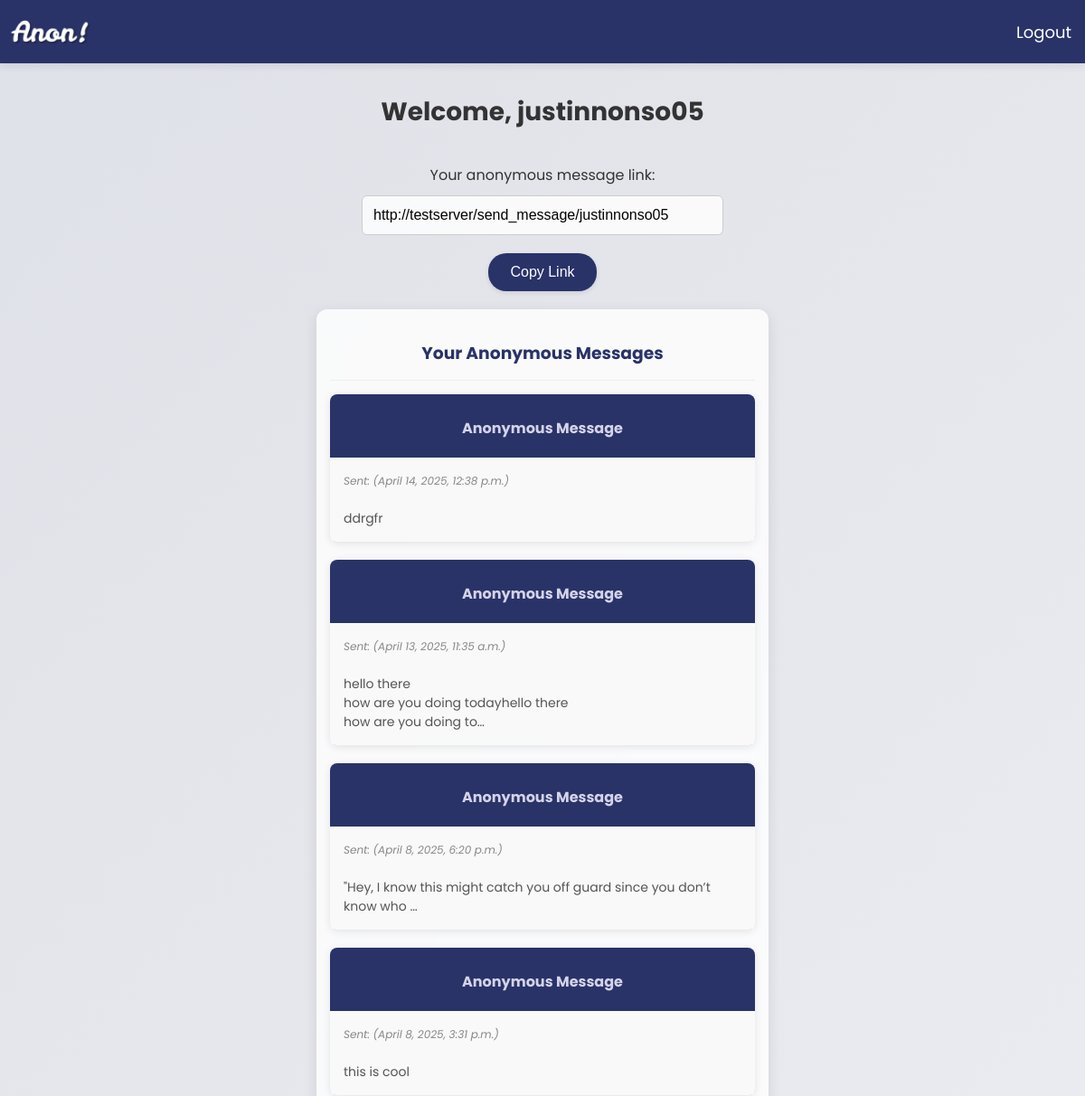
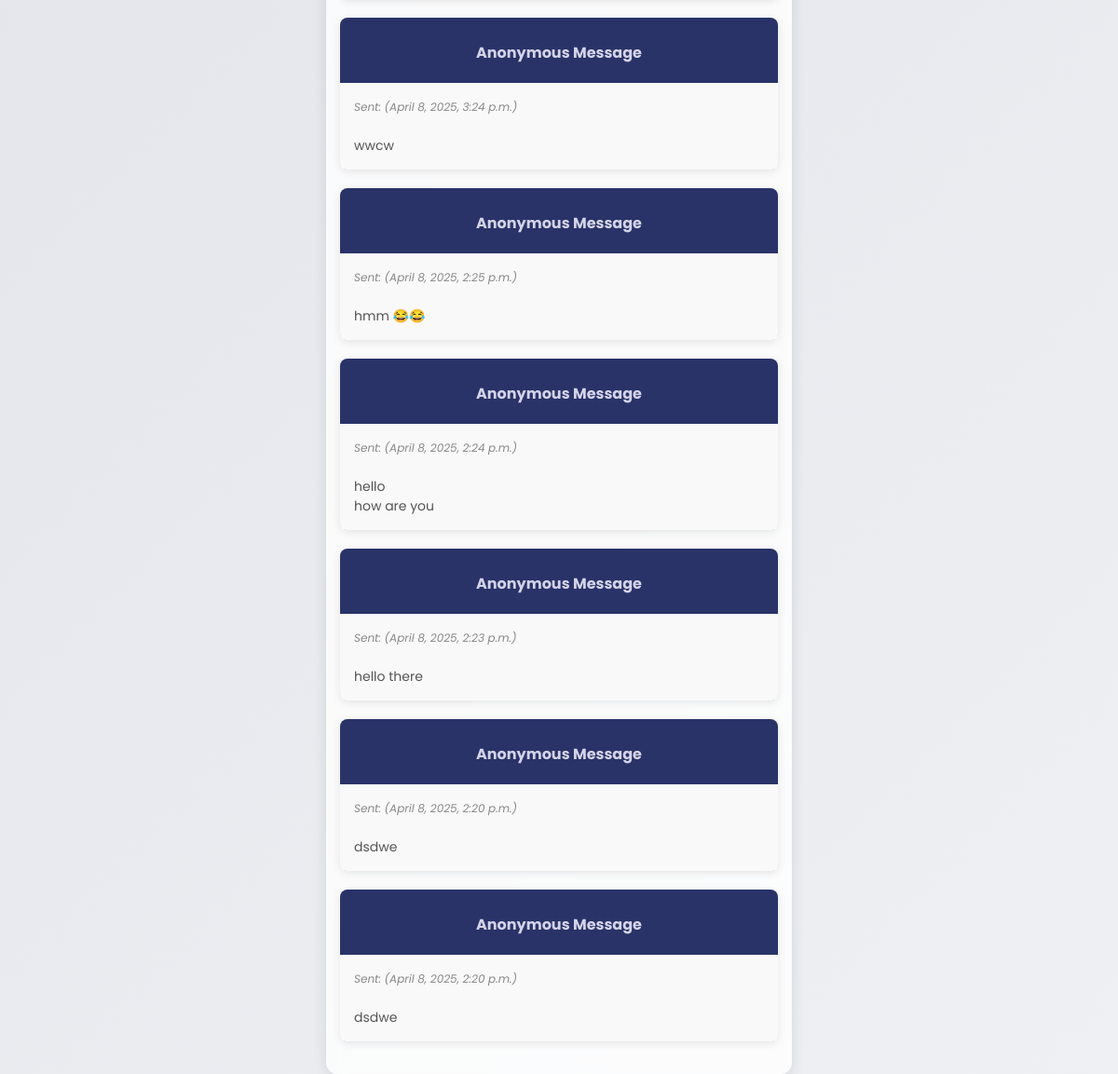
The app's page / (signed in) with its own data (2 pictures, top to bottom).
### main/models.py (models this page shows, shortened)
class Message(models.Model):
    recipient = models.ForeignKey(User, on_delete=models.CASCADE, related_name='messages')
    content = models.TextField()
    timestamp = models.DateTimeField(auto_now_add=True)
    is_read = models.BooleanField(default=False)

### main/views.py (the view)
# urls.py: path('', views.user_home, name="home"),
def user_home(request):
    if not request.user.is_authenticated:
        return redirect('auth')
    messages = request.user.messages.order_by('-timestamp').all()
    return render(request, 'main/home.html', {'messages': messages})

### main/templates/main/home.html (shortened to what this page needs)
{% extends "main/base.html" %}
{% load static %}
{% block nav_links %}
    <a href="{% url 'logout' %}" class="nav-link">Logout</a>
{% endblock nav_links %}
{% block content %}
    <div class="container">
        <h2>Welcome, {{ user.username }}</h2>
        <p>Your anonymous message link:</p>
        <input type="text" value="{{ request.build_absolute_uri|slice:':'|add:'send_message/'|add:user.username }}" readonly id="anonLink">
        <button onclick="copyLink()">Copy Link</button>
        <div id="Messages" class="tabcontent" style="display: block;">
            <h3>Your Anonymous Messages</h3>
            {% if messages %}
                {% for message in messages %}
                <div class="message-con" data-url="{% url 'message_detail' message.id %}" onclick="view(this)">
                    <div class="msg-head"><span class="title">Anonymous Message</span></div>
                    <div class="message">
                        <span>
                            <small>Sent: ({{ message.timestamp }})</small><br><br>
                            {% with content=message.content|striptags %}
                                {% if content|length > 70 %}
                                    {{ content|truncatechars:70|safe|linebreaksbr }}
                                {% else %}
                                    {{ content|safe|linebreaksbr }}
                                {% endif %}
                            {% endwith %}
                        </span>
                    </div>
                </div>
                {% endfor %}
            {% else %}
                <p class="no-messages">No messages yet. Share your link to receive anonymous messages!</p>
            {% endif %}
        </div>
    </div>
{% endblock content %}

### main/templates/main/base.html (style rules this page uses)
body, html { margin: 0; padding: 0; font-family: 'Poppins', 'Arial', sans-serif; color: #333; min-height: 100vh; width: 100%; overflow-x: hidden; }
body { background: linear-gradient(135deg, #dfe1e8, #ffffff, #e4e2f8); background-size: 400% 400%; animation: gradientAnimation 10s ease infinite; }
.nav-link { color: white; text-decoration: none; margin: 0 15px; font-size: 18px; transition: color 0.3s; }

### main/templates/main/home.html (style rules this page uses)
.container { margin-top: 80px; display: flex; justify-self: center; justify-content: center; align-items: center; flex-direction: column; width: 100%; max-width: 600px; padding: 0 15px; box-sizing: border-box; }
h2 { font-size: 28px; margin-bottom: 20px; color: #333; animation: fadeIn 1s ease-in-out; text-align: center; }
p { font-size: 16px; margin-bottom: 10px; text-align: center; animation: fadeIn 1.5s ease-in-out; width: 100%; }
input[type="text"] { width: 100%; max-width: 400px; padding: 12px; margin-bottom: 20px; font-size: 16px; border-radius: 6px; border: 1px solid #ccc; animation: fadeIn 2s ease-in-out; background: rgba(255, 255, 255, 0.8); backdrop-filter: blur(10px); box-sizing: border-box; }
button { padding: 12px 24px; font-size: 16px; border: none; border-radius: 20px; background-color: #293368; color: white; cursor: pointer; margin-bottom: 20px; transition: all 0.3s ease; animation: fadeIn 2.5s ease-in-out; box-shadow: 0 2px 5px rgba(0, 0, 0, 0.1); max-width: 400px; }
.tabcontent { display: none; width: 100%; max-width: 500px; background: rgba(255, 255, 255, 0.8); backdrop-filter: blur(10px); box-shadow: 0 4px 15px rgba(0, 0, 0, 0.1); border-radius: 12px; animation: fadeInUp 1s ease-in-out; padding: 0 15px 15px 15px; box-sizing: border-box; }
.tabcontent h3 { padding: 15px 10px; border-bottom: 1px solid #eee; margin-bottom: 15px; text-align: center; color: #293368; }
.message { padding: 15px; margin-bottom: 10px; background-color: #f9f9f9; position: relative; display: flex; z-index: 1; justify-content: space-between; align-items: center; border-radius: 0 0 6px 6px; width: 100%; box-sizing: border-box; word-wrap: break-word; overflow-wrap: break-word; }
div.message-con { background-color: #293368; padding: 25px 0 0 0; box-shadow: 0 2px 10px rgba(0, 0, 0, 0.1); border-radius: 8px; transition: all 0.3s ease; margin-bottom: 20px; cursor: pointer; width: 100%; box-sizing: border-box; }
span.title { position: relative; align-self: center; justify-self: center; text-align: center; color: #d5d3e9; z-index: 2; top: -10px; padding: 10px; font-weight: bold; display: block; }
.msg-head { position: relative; z-index: 2; width: 100%; text-align: center; }
.message span { color: #555; font-size: 14px; line-height: 1.5; width: 100%; }
.message small { color: #888; font-size: 12px; white-space: nowrap; font-style: italic; }

### records on screen
Message: timestamp "April 14, 2025, 12:38 p.m.", content "ddrgfr"
Message: timestamp "April 13, 2025, 11:35 a.m.", content "hello there how are you doing todayhello there how are you doing to…"
Message: timestamp "April 8, 2025, 6:20 p.m.", content "\"Hey, I know this might catch you off guard since you don’t know who …"
Message: timestamp "April 8, 2025, 3:31 p.m.", content "this is cool"
Message: timestamp "April 8, 2025, 3:24 p.m.", content "wwcw"
Message: timestamp "April 8, 2025, 2:25 p.m.", content "hmm 😂😂"
Message: timestamp "April 8, 2025, 2:24 p.m.", content "hello how are you"
Message: timestamp "April 8, 2025, 2:23 p.m.", content "hello there"
Message: timestamp "April 8, 2025, 2:20 p.m.", content "dsdwe"
Message: timestamp "April 8, 2025, 2:20 p.m.", content "dsdwe"

### other values on screen
{{ user.username }} "justinnonso05"
